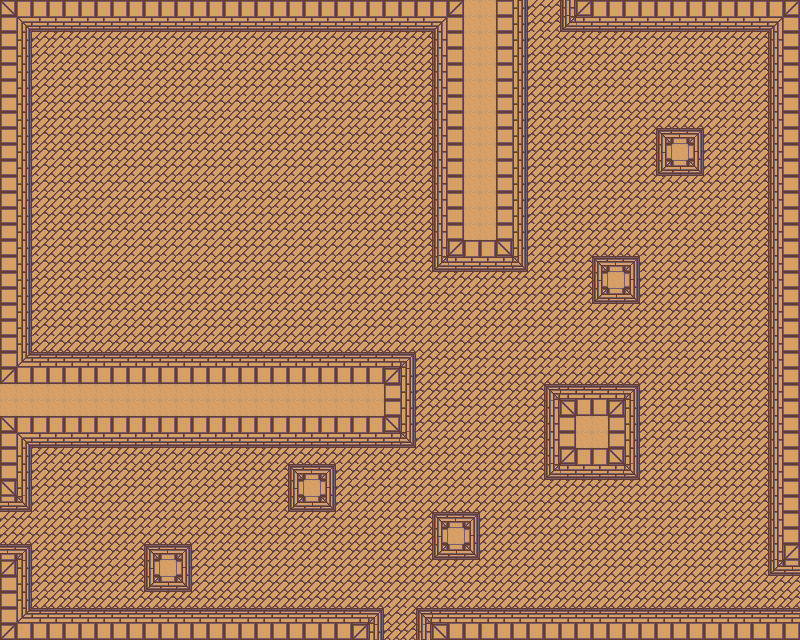

A level layout from a 2D game, rendered from its tile map. Below: a short description, then the map file with tile-grid data replaced by summaries:
An orthogonal 50x40 tile map with 16x16 px tiles, 1 tile layer (background), 3 tilesets and 29 objects.

<map version="1.0" orientation="orthogonal" renderorder="right-down" width="50" height="40" tilewidth="16" tileheight="16" nextobjectid="111">
 <tileset firstgid="1" name="tileset_1" tilewidth="16" tileheight="16" tilecount="1200" columns="40">
  <image source="tileset_1.png" width="640" height="480" />
 </tileset>
 <tileset firstgid="1201" name="player" tilewidth="32" tileheight="32" tilecount="1" columns="1">
  <image source="../../img/player_stand.png" width="32" height="36" />
 </tileset>
 <tileset firstgid="1202" name="scarab" tilewidth="64" tileheight="32" tilecount="1" columns="1">
  <image source="../../img/scarab.png" width="64" height="32" />
 </tileset>
 <layer name="background" width="50" height="40">
  <data>[2000 cells, 2000 non-empty, 40 distinct tile ids]</data>
 </layer>
 <objectgroup name="enemies">
  <object id="97" gid="1202" x="160" y="512" width="64" height="32" />
  <object id="98" gid="1202" x="304" y="320" width="64" height="32" />
  <object id="99" gid="1202" x="80" y="320" width="64" height="32" />
  <object id="100" gid="1202" x="192" y="256" width="64" height="32" />
  <object id="101" gid="1202" x="80" y="192" width="64" height="32" />
  <object id="102" gid="1202" x="304" y="192" width="64" height="32" />
  <object id="103" gid="1202" x="192" y="128" width="64" height="32" />
  <object id="104" gid="1202" x="80" y="80" width="64" height="32" />
  <object id="105" gid="1202" x="304" y="80" width="64" height="32" />
  <object id="106" gid="1202" x="624" y="240" width="64" height="32" />
  <object id="107" gid="1202" x="688" y="80" width="64" height="32" />
  <object id="108" gid="1202" x="672" y="448" width="64" height="32" />
  <object id="109" gid="1202" x="448" y="448" width="64" height="32" />
 </objectgroup>
 <objectgroup name="solids">
  <object id="74" x="0" y="0" width="528" height="32" />
  <object id="75" x="432" y="32" width="96" height="240" />
  <object id="76" x="560" y="0" width="240" height="32" />
  <object id="79" x="768" y="32" width="32" height="544" />
  <object id="81" x="0" y="32" width="32" height="480" />
  <object id="82" x="32" y="352" width="384" height="96" />
  <object id="83" x="144" y="544" width="48" height="48" />
  <object id="87" x="288" y="464" width="48" height="48" />
  <object id="88" x="432" y="512" width="48" height="48" />
  <object id="89" x="544" y="384" width="96" height="96" />
  <object id="90" x="592" y="256" width="48" height="48" />
  <object id="91" x="656" y="128" width="48" height="48" />
  <object id="92" x="0" y="544" width="32" height="64" />
  <object id="94" x="0" y="608" width="384" height="32" />
  <object id="96" x="416" y="608" width="384" height="32" />
 </objectgroup>
 <objectgroup name="player">
  <object id="110" gid="1201" x="384" y="640" width="32" height="32" />
 </objectgroup>
</map>
